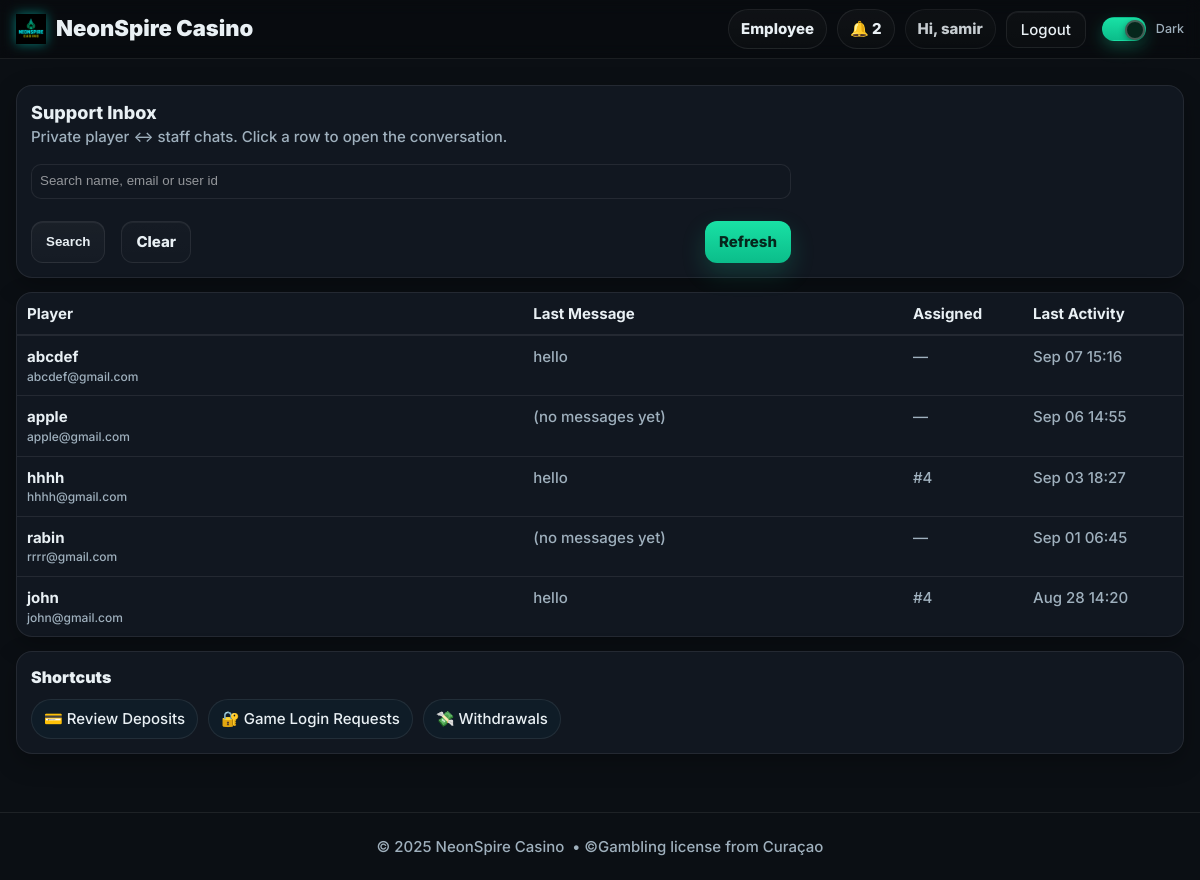
/chat/inbox (signed in), run on the app's committed database.
### models.py (models this page shows, shortened)
class User(db.Model, UserMixin):
    __tablename__ = "users"
    id = db.Column(db.Integer, primary_key=True)
    name = db.Column(db.String(120), nullable=False)
    email = db.Column(db.String(255), unique=True, nullable=False, index=True)
    mobile = db.Column(db.String(24), nullable=True, index=True)  # E.164
    password_hash = db.Column(db.String(255), nullable=False)
    role = db.Column(db.String(20), nullable=False, default="PLAYER")  # PLAYER | EMPLOYEE | ADMIN
    email_verified = db.Column(db.Boolean, default=False, index=True)
    email_verified_at = db.Column(db.DateTime, nullable=True)
    promo_seen = db.Column(db.Boolean, default=False, index=True)
    created_at = db.Column(db.DateTime, default=datetime.utcnow)

class DMMessage(db.Model):
    __tablename__ = "dm_messages"
    id = db.Column(db.Integer, primary_key=True)
    thread_id = db.Column(db.Integer, db.ForeignKey("dm_threads.id"), nullable=False, index=True)
    sender_id = db.Column(db.Integer, db.ForeignKey("users.id"), nullable=False, index=True)
    sender_role = db.Column(db.String(20))  # PLAYER | EMPLOYEE | ADMIN
    body = db.Column(db.Text, nullable=False)
    created_at = db.Column(db.DateTime, default=datetime.utcnow, index=True)

class DMThread(db.Model):
    __tablename__ = "dm_threads"
    id = db.Column(db.Integer, primary_key=True)
    player_id = db.Column(db.Integer, db.ForeignKey("users.id"), nullable=False, index=True)
    employee_id = db.Column(db.Integer, db.ForeignKey("users.id"), nullable=True, index=True)
    status = db.Column(db.String(16), default="OPEN", index=True)  # OPEN | CLOSED
    created_at = db.Column(db.DateTime, default=datetime.utcnow)
    updated_at = db.Column(db.DateTime, default=datetime.utcnow, onupdate=datetime.utcnow)
    last_msg_at = db.Column(db.DateTime, default=datetime.utcnow, index=True)

### chat_bp.py (the view, shortened to what this page needs)
@chat_bp.get("/inbox")
@login_required
def inbox():
    if not _is_staff():
        abort(403)
    term = (request.args.get("q") or "").strip()
    q = DMThread.query.filter_by(status="OPEN")
    threads = (q.order_by(desc(DMThread.last_msg_at), desc(DMThread.id))
                 .limit(300)
                 .all())
    threads_view = []
    for t in threads:
        player = db.session.get(User, t.player_id)
        last = (DMMessage.query
                .filter_by(thread_id=t.id)
                .order_by(DMMessage.id.desc())
                .first())
        threads_view.append({
            "thread_id": t.id,
            "status": t.status,
            "player_id": t.player_id,
            "player_name": (player.name if player and player.name else f"Player #{t.player_id}"),
            "player_email": (player.email if player else ""),
            "assigned_staff_id": t.employee_id,
            "last_msg_at": (t.last_msg_at or t.created_at),
            "last_msg_snippet": (last.body[:80] + ("…" if last and len(last.body) > 80 else "")) if last else "(no messages yet)",
        })
    return render_template("employee_chat.html", threads_view=threads_view, q=term)

### chat_bp.py (called while the page is built)
def _is_staff() -> bool:
    return current_user.is_authenticated and current_user.role in ("EMPLOYEE", "ADMIN")

### templates/employee_chat.html
{% extends "base.html" %}
{% block content %}
<div class="shell" style="margin-top:14px">
  <div class="panel">
    <div class="h3">Support Inbox</div>
    <div class="muted">Private player ↔ staff chats. Click a row to open the conversation.</div>
    <form method="get" action="{{ url_for('chat_bp.inbox') }}" style="margin-top:10px;display:flex;gap:8px;flex-wrap:wrap">
      <input class="input" type="text" name="q" value="{{ q or '' }}" placeholder="Search name, email or user id"
             style="min-width:260px;border:1px solid var(--stroke);border-radius:10px;padding:8px;background:var(--panel);color:var(--text)">
      <button class="btn">Search</button>
      <a class="btn btn-ghost" href="{{ url_for('chat_bp.inbox') }}">Clear</a>
      <a class="btn btn-primary" href="{{ url_for('chat_bp.inbox') }}" style="margin-left:auto">Refresh</a>
    </form>
  </div>
  <div class="panel" style="padding:0">
    <div style="display:grid;grid-template-columns: 1.6fr 1.2fr 120px 140px;gap:0;border-bottom:1px solid var(--stroke);padding:10px;font-weight:700">
      <div>Player</div>
      <div>Last Message</div>
      <div>Assigned</div>
      <div>Last Activity</div>
    </div>
    {% for row in threads_view %}
      <a href="{{ url_for('chat_bp.room', thread_id=row.thread_id) }}"
         style="display:grid;grid-template-columns: 1.6fr 1.2fr 120px 140px;gap:0;padding:10px;border-top:1px solid var(--stroke);text-decoration:none;color:inherit">
        <div>
          <div style="font-weight:700">{{ row.player_name }}</div>
          <div class="muted" style="font-size:12px">{{ row.player_email }}</div>
        </div>
        <div class="muted" title="{{ row.last_msg_snippet }}">{{ row.last_msg_snippet }}</div>
        <div class="muted">{% if row.assigned_staff_id %}#{{ row.assigned_staff_id }}{% else %}—{% endif %}</div>
        <div class="muted">
          {% if row.last_msg_at %}{{ row.last_msg_at.strftime('%b %d %H:%M') }}{% else %}—{% endif %}
        </div>
      </a>
    {% else %}
      <div style="padding:12px" class="muted">No open threads.</div>
    {% endfor %}
  </div>
  <div class="panel">
    <div class="section-head">
      <div class="section-title">Shortcuts</div>
    </div>
    <div class="chip-row">
      <a class="chip" href="{{ url_for('employeebp.deposits_list') }}">💳 Review Deposits</a>
      <a class="chip" href="{{ url_for('employeebp.requests_list') }}">🔐 Game Login Requests</a>
      <a class="chip" href="{{ url_for('employeebp.withdrawals_list') }}">💸 Withdrawals</a>
    </div>
  </div>
</div>
{% endblock %}

### templates/base.html (shortened to what this page needs)
<!DOCTYPE html>
<html lang="en" data-theme="dark">
<head>
  <link rel="stylesheet" href="{{ url_for('static', filename='css/styles.css') }}?v=dm2">
</head>
<body>
  <header class="nav" style="position:sticky;top:0;z-index:50;background:rgba(0,0,0,.25);backdrop-filter:blur(8px);border-bottom:1px solid var(--stroke)">
    <div class="shell nav-inner" style="display:flex;align-items:center;justify-content:space-between;height:58px">
      <a href="{{ url_for('short_bp.lob_short') }}" class="brand" aria-label="NeonSpire Casino">
        <img class="brand-logo" src="{{ url_for('static', filename='img/logo.png') }}" alt="NeonSpire Casino">
        <span class="brand-text">NeonSpire Casino</span>
      </a>
      <nav class="nav-links" style="display:flex;align-items:center;gap:10px">
        {% if current_user.is_authenticated %}
          {% if current_user.role == 'ADMIN' %}
            <a class="pill" href="{{ url_for('adminbp.admin_home') }}">Admin</a>
            <a class="pill" href="{{ url_for('adminbp.admin_players') }}">Players</a>
            <a class="pill" href="{{ url_for('adminbp.deposits_audit') }}">Deposits</a>
            <a class="pill" href="{{ url_for('adminbp.admin_users') }}">Employees</a>
          {% elif current_user.role == 'EMPLOYEE' %}
            <a class="pill" href="{{ url_for('employeebp.employee_home') }}">Employee</a>
          {% else %}
            <a class="pill" href="{{ url_for('short_bp.mylogin_clean') }}">My Logins</a>
          {% endif %}
          <a class="pill" href="{{ url_for('notifybp.list_notifications') }}">🔔 {{ unread_count or 0 }}</a>
          <span class="pill" style="pointer-events:none;opacity:.85">
            Hi, {{ current_user.name.split(' ')[0] if current_user.name else 'Player' }}
          </span>
          <a class="btn btn-ghost" href="{{ url_for('auth.logout') }}">Logout</a>
        {% else %}
          <a class="pill" href="{{ url_for('auth.login_get') }}">Login</a>
          <a class="btn btn-primary" href="{{ url_for('short_bp.reg_short') }}">Register</a>
        {% endif %}
        <label class="toggle" style="margin-left:6px">
          <span class="track"><span class="knob"></span></span>
          <span class="label">Dark</span>
        </label>
      </nav>
    </div>
  </header>
  <div class="hero-slot">
  </div>
  <main style="padding-bottom:20px">
    {% block content %}{% endblock %}
  </main>
  <footer class="shell footer"
          style="height:68px;border-top:1px solid var(--stroke);margin-top:24px;
                 display:flex;align-items:center;justify-content:center;">
    © {{ 2025 }} NeonSpire Casino &nbsp;•&nbsp;
    <span class="muted">©Gambling license from Curaçao </span>
  </footer>
</body>
</html>

### templates/base.html (style rules this page uses)
.brand { display:flex; gap:10px; align-items:center; text-decoration:none; color:inherit; font-weight:900; font-size:22px }
.brand-logo { height:30px; width:auto; display:block; filter: drop-shadow(0 0 6px rgba(0,255,233,.45)); }
.hero-slot { position:relative; z-index:2; padding-top:12px; }
header.nav { overflow:visible; }

### data on the page
User: name "samir"
User: player_name "abcdef", player_email "abcdef@gmail.com"
DMMessage: last_msg_snippet "hello"
DMThread: last_msg_at "Sep 07 15:16"
User: player_name "apple", player_email "apple@gmail.com"
DMThread: last_msg_at "Sep 06 14:55"
User: player_name "hhhh", player_email "hhhh@gmail.com"
DMMessage: last_msg_snippet "hello"
DMThread: last_msg_at "Sep 03 18:27"
User: player_name "rabin", player_email "rrrr@gmail.com"
DMThread: last_msg_at "Sep 01 06:45"
User: player_name "john", player_email "john@gmail.com"
DMMessage: last_msg_snippet "hello"
DMThread: last_msg_at "Aug 28 14:20"

### other printed values
{{ unread_count or 0 }} "2"
{{ row.last_msg_snippet }} "(no messages yet)" "(no messages yet)"
{{ row.assigned_staff_id }} "4" "4"
{{ 2025 }} "2025"
